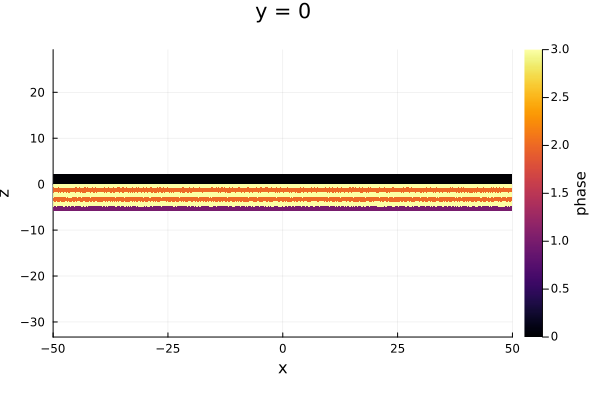

Julia code for this plot:
###############################
# 05_folds NR.02-24
# simple setup to simulate folding using several isoviscous layers and free surface
# the first layer is very weak and act as decollement layer (salt)
# we use strain-rate boundary condition to impose convergence and a small notch in the center of the simulation to localize defomration

# if you have blue wavy underline below the model definition lines add this to the settings.json in the top left: "julia.lint.call": false
###############################


# load needed packages, GeophysicalModelGenerator is used to create shapes for the starting modelling conditions, GMT is used to import toppography, Plots is used to plot model before running the simulation
using LaMEM, GeophysicalModelGenerator, GMT, Plots


# directory you want your simulation's output to be saved in
out_dir = "output"

# Below we create a structure to define the modelling setup
model = Model(   
                # Scaling paramters, this ensure non-dimensionalisation in LaMEM but also gives the units to the outputs, you should not have to touch it 
                Scaling(GEO_units(  temperature     = 1000,
                                    stress          = 1e9Pa,
                                    length          = 1km,
                                    viscosity       = 1e20Pa*s) ),

                # This is where you setup the size of your model (as km as set above) and the resolution. e.g., x = [minX, maxX] (...)
                Grid(               x               = [-50.0,50.0],
                                    y               = [-0.25,0.25],               # notice here that y is only 2km as we want to run a 2D simulation
                                    z               = [-6.0,2.0],               # Here we change the maximum value of Z in order to account for "air"   
                                    nel             = (256,1,48) ),             # notice that only one element is given in the y-direction to effectively have a 2D simulation

                # sets the conditions at the walls of the modelled domain
                BoundaryConditions( temp_bot        = 20.0,                     # we set temperature, but it is not used in this model
                                    temp_top        = 20.0,
                                    open_top_bound  = 1,                        # we do not want a freesurface, yet!
                                    exx_num_periods = 1,
                                    exx_strain_rates= [-1e-14],
                                    noslip          = [0, 0, 0, 0, 0, 0]),      # [left, right, front, back, bottom, top]

                # set timestepping parameters
                Time(               time_end        = 10.0,                     # Time is always expressed in Myrs (input/output definition)
                                    dt              = 0.001,                     # Target timestep, here 10k years
                                    dt_min          = 0.000001,                 # Minimum dt allowed, this is useful for more complex simulations
                                    dt_max          = 0.1,                      # max dt, here 100k years
                                    nstep_max       = 150,                      # Number of wanted timesteps
                                    nstep_out       = 1 ),                      # save output every nstep_out

                # set solution parameters
                SolutionParams(     eta_min         = 1e18,
                                    eta_ref         = 1e19,
                                    eta_max         = 1e22 ),                  

                FreeSurface(	    surf_use        = 1,                        # free surface activation flag 
                                    surf_corr_phase = 1,                        # air phase ratio correction flag (due to surface position) 
                                    surf_level      = 0.0,                      # initial level 
                                    surf_air_phase  = 0
                                ),     
                                
                ModelSetup(         advect          = "rk2",                    # advection scheme
                                    interp          = "stag",                   # velocity interpolation scheme
                                    mark_ctrl       = "subgrid",                # marker control type
                                    rand_noise      = 1,
                                    nmark_lim       = [27, 64],                 # min/max number per cell
                                    nmark_sub       = 3 ),

                # what will be saved in the output of the simulation
                Output(             out_density         = 1,
                                    out_melt_fraction   = 1,
                                    out_j2_strain_rate  = 1,
                                    out_temperature     = 1,
                                    out_surf            = 1,              
                                    out_surf_velocity   = 1,             	
                                    out_surf_pvd        = 1,  
                                    out_surf_topography = 1,
                                    out_dir             = out_dir ),

                # here we define the options for the solver, it is advised to no fiddle with this (only comment "-da_refine_y 1" for 3D simulations)
                Solver(             SolverType          = "direct",
                                    DirectSolver  	    = "mumps",
                                    PETSc_options       = [ "-snes_rtol 1e-2"] )  
            )  

#=================== define phases (different materials) of the model ==========================#

model.Grid.Phases                      .= 1;                        # here we first define the background phase id = 0, this also defines the first layer
model.Grid.Temp                        .= 20.0;                     # here we first define the background temperature = 20.0

add_box!(model;  xlim=(model.Grid.coord_x[1], model.Grid.coord_x[2]), 
                ylim=(model.Grid.coord_y[1], model.Grid.coord_y[2]), 
                zlim=(-5.0, 0.0),

                Origin              = nothing,
                StrikeAngle         = 0,
                DipAngle            = 0,
                phase               = ConstantPhase(2),
                T                   = nothing )

Z                                   = model.Grid.Grid.Z;

model.Grid.Phases[Z .> -5.0 .&& Z .<= -4.0 ]    .= 3
model.Grid.Phases[Z .> -3.0 .&& Z .<= -2.0 ]    .= 3
model.Grid.Phases[Z .> -1.0 .&& Z .<= 0.0 ]     .= 3
model.Grid.Phases[Z .> 0.0]                     .= 0;                        # if Z > 0 then we attribute the air phase value 0

# the following part add randomness to the layers interfaces
model.Grid.Phases[Z .> -5.0 .&& Z .<= -5.0 .+ rand.()./4.0 ]    .= 1
model.Grid.Phases[Z .> -4.0 .&& Z .<= -4.0 .+ rand.()./4.0 ]    .= 3
model.Grid.Phases[Z .> -3.0 .&& Z .<= -3.0 .+ rand.()./4.0 ]    .= 2
model.Grid.Phases[Z .> -2.0 .&& Z .<= -2.0 .+ rand.()./4.0 ]    .= 3
model.Grid.Phases[Z .> -1.0 .&& Z .<= -1.0 .+ rand.()./4.0 ]    .= 2


#====================== define material properties of the phases ============================#

air = Phase(            Name            = "Air",
                        ID              = 0,
                        rho             = 50, 
                        eta             = 1e18,         
                        G               = 5e10 );

salt = Phase(           Name            = "salt",
                        ID              = 1,             
                        rho             = 2400,      
                        eta             = 1e18,       
                        G               = 5e10 ); 
                        
sediments1 = Phase(     Name            = "sediments1",        
                        ID              = 2, 
                        rho             = 2600,       
                        eta             = 1e19,      
                        G               = 5e10 );     

sediments2 = Phase(     Name            = "sediments2",       
                        ID              = 3,              
                        rho             = 2500,           
                        eta             = 1e22,           
                        G               = 5e10 );                  
      

add_phase!( model, air, salt, sediments1,sediments2 )                          # this adds the phases to the model structure, oon't forget to add the air

plot_cross_section(model, y=0, field=:phase)
savefig("05_folds.png")
#=============================== perform simulation ===========================================#

run_lamem(model, 4)
